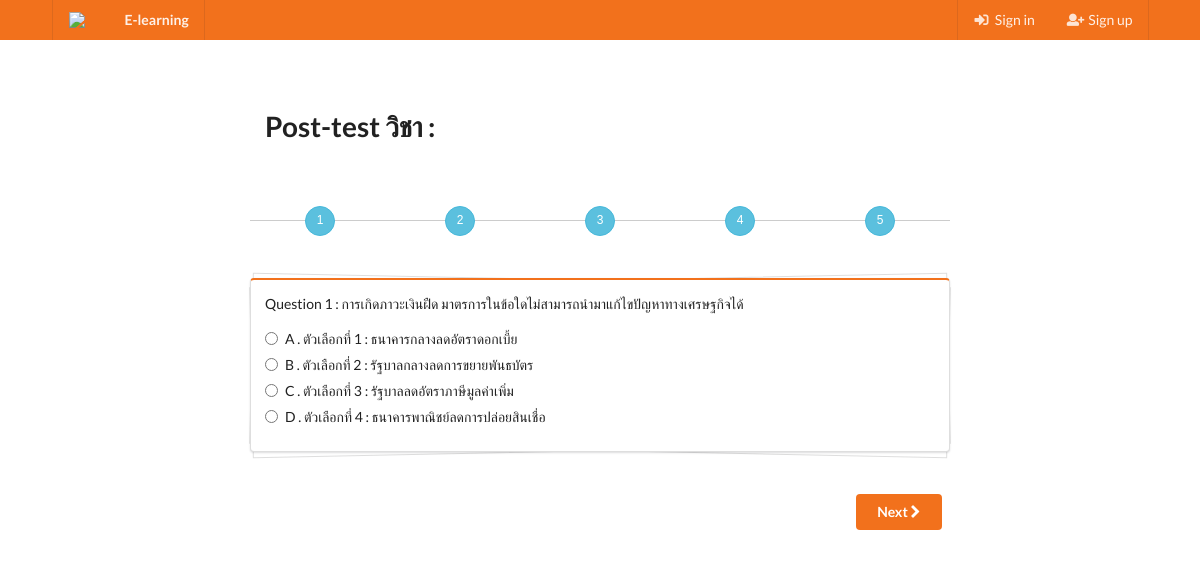
/posttest.php?id=1, run on the app's committed database.
### tables this page shows
CREATE TABLE `test` (
  `id_t` int(11) NOT NULL,
  `question` text NOT NULL,
  `choice1` text NOT NULL,
  `choice2` text NOT NULL,
  `choice3` text NOT NULL,
  `choice4` text NOT NULL,
  `id_l` int(11) NOT NULL
);

### inbox.php (called while the page is built, shortened)
<?php
class conn
{
    function __construct()
    {
        $this->conn = new mysqli(DB_SERVER, DB_USERNAME, DB_PASSWORD, DB_DATABASE);
    }
}
class pretest extends conn
{
    function display($id){
        $sql ="SELECT * FROM test WHERE id_l = '$id'";
        $row = $this->conn->query($sql);
        return $row;
    }
}

### posttest.php (the view, shortened to what this page needs)
<?php
    include_once('inbox.php');
    include_once('head.php');
    $id = $_GET['id'];
    $obj_index = new lesson();
    $obj_test = new pretest();
    $test = $obj_test->display($id);
    $count_test = $test->num_rows;
    $variable = $obj_index->lesson_list($id);
    $name = $variable['lesson_name'];
?>
<html>
    <link rel="stylesheet" type="text/css" href="css/style.css">
<body>
    <div class="ui orange fixed inverted menu">
        <div class="ui container">
            <a href="index.php" class="header item">
            <img class="logo" src="https://bwatwood.edublogs.org/files/2015/07/icon-e-learning-1b72z9p.png">
                E-learning
            </a>
            <?php
                if (isset($_SESSION['login'])) {
                    $idu = $_SESSION['uid'];
                    echo "<div class='ui simple dropdown item right'>".$_SESSION['first']."<i class='dropdown icon'></i>
                        <div class='menu'>
                            <a href='edit_profile.php?id=$idu' class='item'><i class='user icon'></i>Edite Profile</a>
                            <a href='index.php?out=logout' class='item'><i class='sign out icon'></i>sign out</a>
                        </div>
                        </div>";
                }else{
                    echo "<a href='login.php' class='item right menu'><i class='sign in icon'></i>Sign in</a>
                            <a href='signup.php' class='item'><i class='add user icon'></i>Sign up</a>";
                }
            ?>
        </div>
    </div>
    <div class="ui main text container">
        <h1 class="ui header">Post-test วิชา : <?php echo "$name"; ?></h1>
        <br>
        <br>
        <form method="post" action="score.php">
            <div class="row">
                <div class='stepwizard'>
                    <div class='stepwizard-row'>
                <?php
                for ($i=1; $i <= $count_test ; $i++) {
                echo "
                    <div class='stepwizard-step'>
                        <button type='button' class='btn btn-info btn-circle' data-toggle='tab' href='#menu$i'>$i</button>
                    </div>
                ";}
                ?>
                    </div>
                </div>
                <div class='tab-content'>
            <?php
            $i = 1;
                while ($result = $test->fetch_assoc()) {
                    $question = $result['question'];
                    $choice1 = $result['choice1'];
                    $choice2 = $result['choice2'];
                    $choice3 = $result['choice3'];
                    $choice4 = $result['choice4'];
                    if ($i == 1) {
                        echo "
                    <div id='menu$i' class='tab-pane fade active in'>
                        <h3></h3>
                        <div class='ui orange piled segment'>
                            <p>Question $i : $question</p>
                            <div class='radio'>
                                <label><input type='radio' name='ans$i' value='$choice1'>A . $choice1</label>
                            </div>
                            <div class='radio'>
                                <label><input type='radio' name='ans$i' value='$choice2'>B . $choice2</label>
                            </div>
                            <div class='radio'>
                                <label><input type='radio' name='ans$i' value='$choice3'>C . $choice3</label>
                            </div>
                            <div class='radio'>
                                <label><input type='radio' name='ans$i' value='$choice4'>D . $choice4</label>
                            </div>
                        </div>
                        <ul class='list-unstyled list-inline pull-right'>
                            <li><button type='button' class='ui orange button next-step'>Next <i class='fa fa-chevron-right'></i></button></li>
                        </ul>
                    </div>
                    ";$i++;
                    }else if ($i == $count_test) {
                        echo "
                    <div id='menu$i' class='tab-pane fade in'>
                        <h3></h3>
                        <div class='ui orange piled segment'>
                            <p>Question $i : $question</p>
                            <div class='radio'>
                                <label><input type='radio' name='ans$i' value='$choice1'>A . $choice1</label>
                            </div>
                            <div class='radio'>
                                <label><input type='radio' name='ans$i' value='$choice2'>B . $choice2</label>
                            </div>
                            <div class='radio'>
                                <label><input type='radio' name='ans$i' value='$choice3'>C . $choice3</label>
                            </div>
                            <div class='radio'>
                                <label><input type='radio' name='ans$i' value='$choice4'>D . $choice4</label>
                            </div>
                        </div>
                        <ul class='list-unstyled list-inline pull-right'>
                            <li><button type='button' class='ui basic button prev-step'><i class='fa fa-chevron-left'></i> Back</button></li>
                            <div class='ui left icon input'>
                                <input type='submit' name='submit' class='ui green button next-step' value='Done!'>
                                <i class='inverted checkmark icon'></i>
                            </div>
                        </ul>
                    </div>";
                    }else{
                    $i++;
                    }
                }
            ?>
            </div>
        </form>
    </div>
</body>
</html>

### css/style.css (style rules this page uses)
.stepwizard-row { display: table-row; }
.stepwizard { display: table; width: 100%; position: relative; }
.stepwizard-row:before { top: 14px; bottom: 0; position: absolute; content: " "; width: 100%; height: 1px; background-color: #ccc; z-order: 0; }
.stepwizard-step { display: table-cell; text-align: center; position: relative; }
.btn-circle { width: 30px; height: 30px; text-align: center; padding: 2px 0; font-size: 12px; line-height: 1.428571429; border-radius: 15px; }

### posttest.php (style rules this page uses)
body { background-color: #FFFFFF; }
.ui.menu .item img.logo { margin-right: 1.5em; }
.main.container { margin-top: 7em; }

### data on the page
test: question "การเกิดภาวะเงินฝืด มาตรการในข้อใดไม่สามารถนำมาแก้ไขปัญหาทางเศรษฐกิจได้", choice1 "ตัวเลือกที่ 1 : ธนาคารกลางลดอัตราดอกเบี้ย", choice2 "ตัวเลือกที่ 2 : รัฐบาลกลางลดการขยายพันธบัตร", choice3 "ตัวเลือกที่ 3 : รัฐบาลลดอัตราภาษีมูลค่าเพิ่ม", choice4 "ตัวเลือกที่ 4 : ธนาคารพาณิชย์ลดการปล่อยสินเชื่อ"
